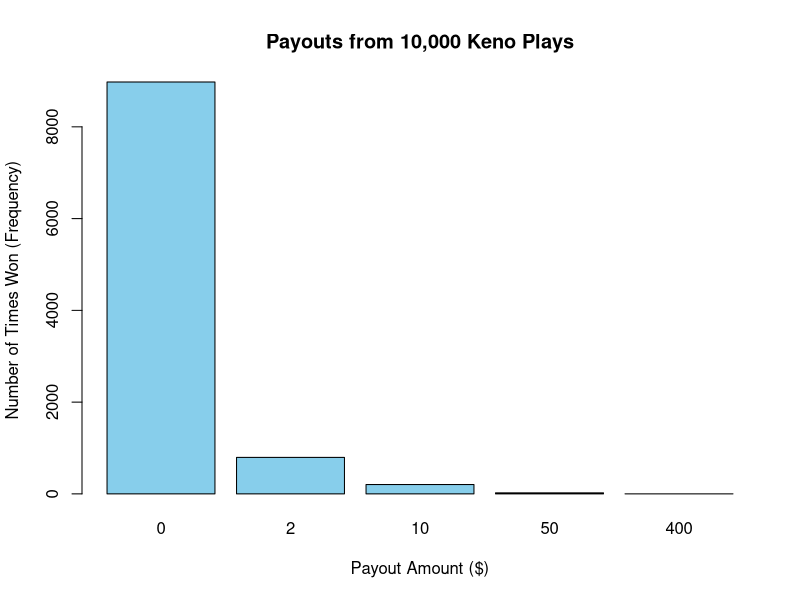

The R script that drew this image:
# -----------------
# Case 2: Keno Simulations
# Author: Eli Jordan
# MSBC 5031 - Quant Methods
# ----------------- 

#create vector of possible numbers
dealer_draw <- 1:80

# --------------- Part I ------------------------
# Play Keno 
numbers_on_the_board <- sample(dealer_draw, 20, replace = FALSE) # 2. A (pseudo)random game of Keno
# 3. Generic comment about the lines below
set.seed(420) # 5. Set the seed with your favorite number
# bad example numbers because of pseudo-random generator
my_numbers <- c(1, 2, 3, 4, 5, 6, 7, 8) # 6. Your 8 chosen numbers
numbers_on_the_board_game <- sample(dealer_draw, 20, replace = FALSE) # 7. An instance of the Keno game
sum(my_numbers %in% numbers_on_the_board_game) # 8. Compute the number of hits

#------------ Part II -----------------

# play_keno
# parameters - vector of numbers
# return - how many numbers hit

play_keno <- function(my_numbers){
  numbers_on_the_board <- sample(dealer_draw, 20, replace = FALSE)
  how_many_came_up <- sum(my_numbers %in% numbers_on_the_board)
  return(how_many_came_up)
}
# keno_payout
# calculates the payout from a keno game
# parameters - number of hits
# returns - payout based on the table
keno_payout <- function(how_many){
  samp_space   <- 0:8                               ## the nine outcomes that can come up
  payouts      <- c(0,0,0,0, 2, 10, 50, 400, 15000) ## the payouts for each of these 9 outcomes
  payout_table <- rbind(samp_space,payouts)         

  which_col <- payout_table["samp_space",] == how_many
  my_payout <- payout_table["payouts", which_col]
  return(my_payout)
}

samp_space <- 0:8 ## the nine outcomes that can come up
payouts <- c(0,0,0,0, 2, 10, 50, 400, 15000) ## the payouts for each of these 9 outcomes
payout_table <- rbind(samp_space,payouts) 

payout_table                 ## 1. This creates and displays a 2x9 matrix. The first row is the number of matches (0-8) and the second row is the corresponding payout.

payout_table["samp_space",]  ## 2. This selects and displays only the "samp_space" ~row~ from the payout_table matrix.

how_many <- 5  ## test case
payout_table["samp_space",] == how_many  ## 3. This performs a logical comparison, returning a vector of TRUE/FALSE values indicating which element in the "samp_space" row is equal to 5.
which_col <- payout_table["samp_space",] == how_many

payout_table["payouts", ]  ## 4. This selects and displays the entire "payouts" row.

payout_table["payouts", which_col] ## 5. This uses the logical vector `which_col` to select the element from the "payouts" row that corresponds to the `TRUE` value, effectively looking up the payout for 5 matches.

# new numbers
playa_numz = c(45, 32, 27, 18, 24, 5, 73, 12)
simulation_length = 10000
rounds_list <- rep(NA, simulation_length)

for(i in 1:simulation_length){
  rounds_list[i] <- keno_payout(play_keno(playa_numz))
}

# While a histogram is used for continuous data, your payout data is discrete
# (it can only take specific values: 0, 2, 10, etc.). A bar plot is a better
# tool for visualizing the frequency of each specific outcome.

# 1. Tally the frequency of each payout amount
payout_summary <- table(rounds_list)

# 2. Create a bar plot of the results
barplot(payout_summary,
        main = "Payouts from 10,000 Keno Plays",
        xlab = "Payout Amount ($)",
        ylab = "Number of Times Won (Frequency)",
        col = "skyblue")
